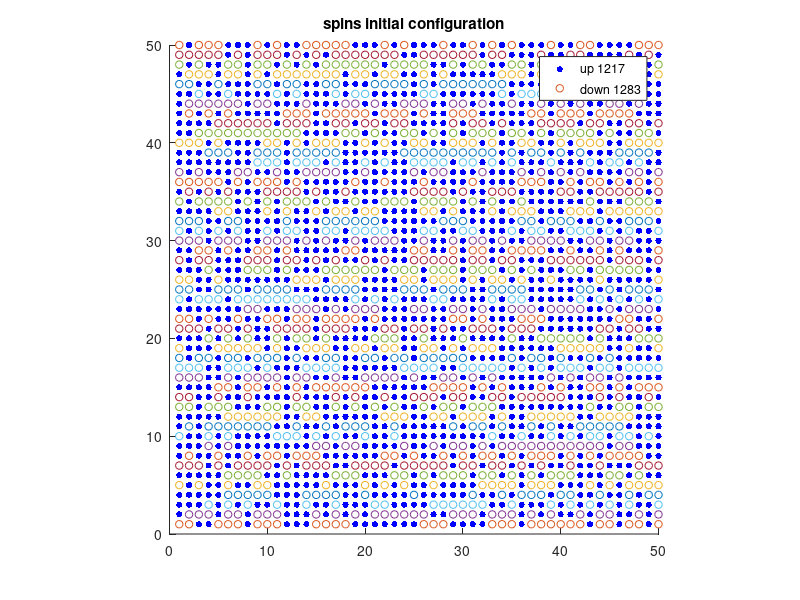

This chart was generated by the following MATLAB code: (Note: this script raises an error after producing the figure.)
clear;
rng(2,'twister');

N=50;
Tc=28000;
nstep=500000;
printstep=1;
nprint=floor(nstep/printstep);
ncorr=floor((nstep-10^4)/printstep);
nrun=100;
nmag=floor(nstep/Tc);
energy=zeros(nstep,1);
energy2=zeros(nstep,1);
t=zeros(nprint,1);
avm=zeros(nmag,1);
avmsq=zeros(nmag,1);
ave=zeros(nprint,1);
avesq=zeros(nprint,1);
corr=zeros(ncorr,1);
%where we store averages

J=0.3;
b=0;
pbc=true;


for run=1:nrun
   spins=zeros(N,N);
   m=0;
   for i=1:N
        for j=1:N
            if(rand()<.5)
                spins(i,j)=1;
                m=m+1;
            else
                spins(i,j)=-1;
                m=m-1;
            end
        end
   end
   
   if(run==1)
       figure
       hold on
       for i=1:N
            su=find(spins(i,:)==1);
            sd=find(spins(i,:)==-1);
            y=ones(length(su),1).*i;
            z=ones(length(sd),1).*i;
            scatter(su,y,20,'b','filled');
            scatter(sd,z,30,'rx');
        end
    pbaspect([1 1 1])
    title('spins initial configuration')
    legend(sprintf('up %g',length(find(spins==1))),sprintf('down %g',length(find(spins==-1))));
    saveas(gcf,'Final_3aJ03_initconfig','epsc');

   end
   
   
   e=get_init_energy(spins,J,b,N,pbc);
   %initialize the system:  spins and energies computed
   l=0;
   for step=1:nstep
      s1=floor(N*rand())+1;
      s2=floor(N*rand())+1;
      enew=e+energy_difference(s1,s2,spins,J,b,N,pbc);
       %try to flip a spin
      if(metropolis(e,enew))
          %use metropolis to accept or reject
         spins(s1,s2)=-spins(s1,s2);
         if(spins(s1,s2)>0)
            m=m+2; 
         else
             m=m-2;
         end
         e=enew;
         %update energy and magnetization if accepted
         energy(step)=enew;
         
         
      end
      if(run==1)
          energy2(step)=enew;
      end
      if(mod(step,printstep)==0)
          k=floor(step/printstep);
          t(k)=step;
          
          ave(k)=ave(k)+e/J/N/N;
          avesq(k)=avesq(k)+(e/J/N/N)*(e/J/N/N);
          fluct(k)=avesq(k)-ave(k)^2;
          %save the averages
      end
      
      if(step>=10^4&&mod(step,printstep)==0)
          
          
          
          if(step==10^4)
              mte=abs(m)./N^2;
          end
          if(step>10^4)
          l=l+1;
          tl(l)=step-10^4;
          mdopo(l)=abs(m);
          corr(l)=corr(l)+mte*abs(m);
          end
      end
         
      if(mod(step,Tc)==0)
       k2=floor(step/Tc);
       tk2(k2)=step;
          
      avm(k2)=avm(k2)+m/N/N;
      avmsq(k2)=avmsq(k2)+(m/N/N)*(m/N/N);
      end
   end
end

disp(spins)

figure
hold on
for i=1:N
    su=find(spins(i,:)==1);
    sd=find(spins(i,:)==-1);
    y=ones(length(su),1).*i;
    z=ones(length(sd),1).*i;
    scatter(su,y,20,'b','filled');
    scatter(sd,z,30,'rx');
end
pbaspect([1 1 1])
title('spins final configuration')
legend(sprintf('up %g',length(find(spins==1))),sprintf('down %g',length(find(spins==-1))));
saveas(gcf,'Final_3aJ03_finalconfig','epsc');


avefit=ave./nrun;
avmfit=avm./nrun;
mean(avmfit)
sigmam=(mean(avesq./nrun)-mean(avefit.^2))./sqrt(nrun)

corrfit=corr./nrun;
figure
plot(t,ave./nrun)
title('energy')
xlabel('iteration')
ylabel('<E>/JN^2')

saveas(gcf,'Final_3aJ03_ave','epsc');

figure
plot(t,avesq./nrun)
title('average energy^2')
xlabel('iteration')
ylabel('<E^2>/(JN^2)^2')
saveas(gcf,'Final_3aJ03_avesq','epsc');
figure
plot(t,(avesq./nrun-(ave./nrun).^2))
title('average fluctuations')
xlabel('iteration')
ylabel('fluct=(<E^2>-<E>^2)/(JN^2)^2')
saveas(gcf,'Final_3aJ03_efluct','epsc');



figure
plot(tk2,avm./nrun)
title('magnetization')
xlabel('iteration')
ylabel('<m>')

figure
plot(tl,corr./nrun)
title('magnetization fluctuations')
xlabel('iteration')
ylabel('corr(n)')


iter=1:1:nstep;
figure
hold on
plot(iter,energy2/(J*N^2),'x')
plot(iter,energy/(J*N^2),'.')

title('energy for first and last run')
xlabel('iteration')
ylabel('energy')
legend('first','last');
saveas(gcf,'Final_3aJ03_elastrun','epsc');

%metropolis criterion
function x=metropolis(e,enew)
   if(e>enew)
       x=true;
   else
       if(rand()<exp(-(enew-e)))
           x=true;
       else
           x=false;
       end
   end
end





%compute the energy of the system
function efinal=get_init_energy(spins,J,b,N,pbc)
    e=0;
    for i=1:(N-1)
       for j=1:(N-1)
          e=e-spins(i,j)*spins(i+1,j);
          e=e-spins(i,j)*spins(i,j+1);
          %bulk contribution, not needing to worry about pbc's
       end
    end
    

    for i=1:(N-1)
       e=e-spins(i,N)*spins(i+1,N);
       if(pbc)
            e=e-spins(i,N)*spins(i,1);
       end
    end
    % right side
    

    for j=1:(N-1)
        e=e-spins(N,j)*spins(N,j+1);
        if(pbc)
            e=e-spins(N,j)*spins(1,j);
        end
    end
    %bottom
    

    if(pbc)
        e=e-spins(N,N)*spins(N,1);
        e=e-spins(N,N)*spins(1,N);
    end
    %bottom right corner

    emag=0;
    for i=1:N
        for j=1:N
            emag=emag-spins(i,j);
        end
    end
    

    
    e=J*e+b*emag;
    efinal=e;
end


function de=energy_difference(s1,s2,spins,J,b,N,pbc)
    de=0;

    
    evaluate=true; 
    t1=s1+1;
    t2=s2;
    if(t1==N+1)
           if(pbc)
               t1=1;
           else
               evaluate=false;
           end
    end
    
    if(evaluate)
           de=de+2*spins(s1,s2)*spins(t1,t2);
    end
           
    evaluate=true; 
    t1=s1-1;
    t2=s2;
    if(t1==0)
           if(pbc)
               t1=N;
           else
               evaluate=false;
           end
    end
    
    if(evaluate)
           de=de+2*spins(s1,s2)*spins(t1,t2);       
    end      
    
           
    evaluate=true; 
    t1=s1;
    t2=s2+1;
    if(t2==N+1)
           if(pbc)
               t2=1;
           else
               evaluate=false;
           end
    end
    
    if(evaluate)
           de=de+2*spins(s1,s2)*spins(t1,t2);   
    end     
           
           
    evaluate=true; 
    t1=s1;
    t2=s2-1;
    if(t2==0)
           if(pbc)
               t2=N;
           else
               evaluate=false;
           end
    end
    
    if(evaluate)
           de=de+2*spins(s1,s2)*spins(t1,t2); 
    end
    
    de=de*J;
    if(spins(s1,s2)>0)
        de=de+2*b;
    else
        de=de-2*b;
    end
    
    
end
